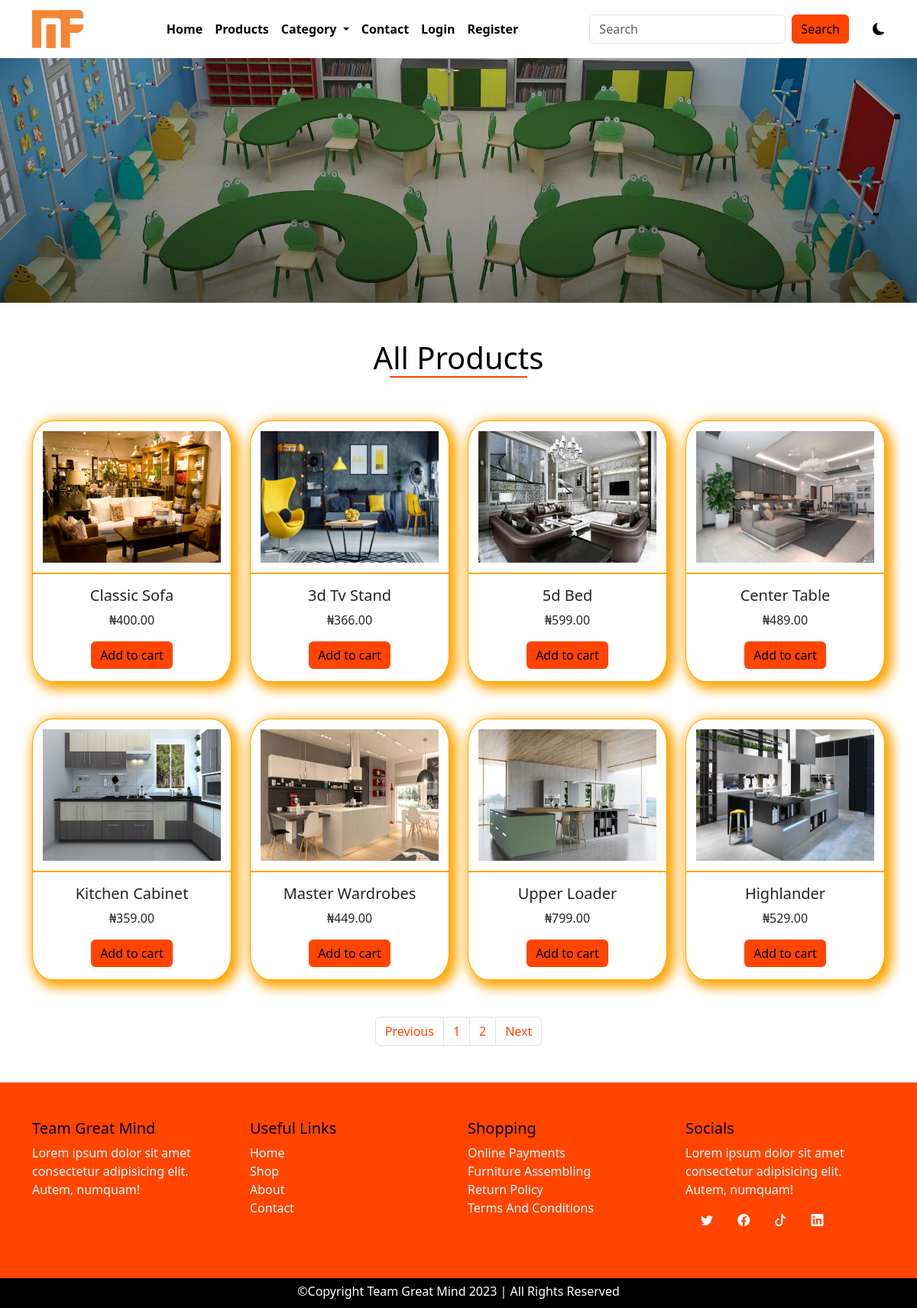
Page /products on the committed database.
### main/models.py (models this page shows, shortened)
class AppInfo(models.Model):
    appname = models.CharField(max_length=50)
    logo = models.ImageField(upload_to='logo')
    carousel1 = models.ImageField(upload_to='carousel')
    carousel2 = models.ImageField(upload_to='carousel')
    carousel3 = models.ImageField(upload_to='carousel')
    banner = models.ImageField(upload_to='banner')
    copyright = models.IntegerField()

class Product(models.Model):
    category = models.ForeignKey(Category, on_delete=models.CASCADE)
    name = models.CharField(max_length=50)
    slug = models.SlugField(unique=True)
    pix = models.ImageField(upload_to='pix')
    price = models.DecimalField(max_digits=5, decimal_places=2)
    discount_price = models.DecimalField(max_digits=5, decimal_places=2, blank=True, null=True)
    description = models.TextField()
    featured = models.BooleanField(default=False)
    uploaded = models.DateField(auto_now=True)
    edited = models.DateField(auto_now_add=True)

### main/views.py (the view)
# urls.py: path('products', views.products, name='products'),
def products(request):
    allprod = Product.objects.all()
    p = Paginator(allprod, 8)
    page = request.GET.get('page')
    pagin = p.get_page(page)
    context = {
        'pagin':pagin
    }
    return render(request, 'products.html', context)

### main/context_processor.py (called while the page is built)
def dropdown(request):
    info = AppInfo.objects.get(pk=1)
    fdog = Category.objects.all()
    context = {
        'info':info,
        'fdog':fdog,
    }
    return context

def cartcount(request):
    count = Cart.objects.filter(user__username = request.user.username, paid=False)
    itemcount = 0
    for item in count:
        itemcount += item.quantity
    context = {
        'itemcount':itemcount
    }
    return context

### main/templates/products.html (shortened to what this page needs)
{% extends 'base.html' %}
{% block header %} {% include 'header.html' %} {% endblock header %}
{% block banner %} {% include 'banner.html' %} {% endblock banner %}
{% block content %}
<div class="container">
  <div class="row mt-5 mb-5">
    <h1 class="title">All Products</h1>
    {% for item in pagin %}
      <div class="col-12 col-md-6 col-lg-3 mt-5 product">
        <div class="card">
          <a href="/detail.html"><img src="{{item.pix.url}}" class="card-img-top" alt="..."></a>
          <div class="card-body">
            <h5 class="card-title">{{item.name|title}}</h5>
            <p class="card-text">₦{{item.price}}</p>
            <form action="{% url 'add_to_cart' %}" method="POST">
              <button type="submit" class="btn btn-warning">Add to cart</button>
            </form>
          </div>
        </div>
      </div>
    {% endfor %}
  </div>
  <nav aria-label="Page navigation example">
    <ul class="pagination justify-content-center mb-5">
      {% if pagin.has_previous %}
        <li class="page-item"><a class="page-link" href="?page={{pagin.previous_page_number}}">Previous</a></li>
      {% else %}
        <li class="page-item"><a class="page-link" href="?page=1">Previous</a></li>
      {% endif %}
      {% for item in pagin.paginator.page_range %}
        {% if pagin.number == item %}
          <li class="page-item"><a class="page-link" href="#">{{item}}</a></li>
        {% else %}
          <li class="page-item"><a class="page-link" href="?page={{item}}">{{item}}</a></li>
        {% endif %}
      {% endfor %}
      {% if pagin.has_next %}
        <li class="page-item"><a class="page-link" href="?page={{pagin.next_page_number}}">Next</a></li>
      {% else %}
        <li class="page-item"><a class="page-link" href="?page={{pagin.paginator.num_pages}}">Next</a></li>
      {% endif %}
    </ul>
  </nav>
</div>
{% endblock content %}
{% block footer %} {% include 'footer.html' %} {% endblock footer %}

### main/templates/header.html (shortened to what this page needs)
<nav class="navbar navbar-expand-lg">
    <div class="container">
        <a class="navbar-brand" href="#"><img src="{{info.logo.url}}" alt="" style="height: 50px;"></a>
        <div class="collapse navbar-collapse" id="navbarSupportedContent">
        <ul class="navbar-nav mx-auto mb-2 mb-lg-0">
            {% if user.is_authenticated %}
            <li class="nav-item">
                <a class="nav-link" aria-current="page" href="{% url 'home' %}">Home</a>
            </li>
            <li class="nav-item">
                <a class="nav-link" href="{% url 'products' %}">Products</a>
            </li>
            <li class="nav-item dropdown">
                <a class="nav-link dropdown-toggle" href="#" role="button" data-bs-toggle="dropdown" aria-expanded="false">
                    Category
                </a>
                <ul class="dropdown-menu">
                    {% for item in fdog %}
                        <li><a class="dropdown-item" href="{% url 'category' item.id item.slug %}">{{item.name|title}}</a></li>
                    {% endfor %}
                </ul>
            </li>
            <li class="nav-item">
                <a class="nav-link" href="{% url 'contact' %}">Contact</a>
            </li>
            <li class="nav-item">
                <a class="nav-link" href="{% url 'cart' %}">
                    <div class="wrapper">
                        <i class="bi bi-cart4"></i>
                        <span class="badge">{{itemcount}}</span>
                    </div>
                </a>
            </li>
            <li class="nav-item dropdown">
                <a class="nav-link dropdown-toggle" href="#" role="button" data-bs-toggle="dropdown" aria-expanded="false">
                    {% if user.customer %}
                        <img src="{{user.customer.pix.url}}" style="height: 30px;" alt="">
                    {% endif %}
                    <span>Hi! {{user.username}}</span>
                </a>
                <ul class="dropdown-menu">
                    <li><a class="dropdown-item" href="{% url 'profile' %}">Profile</a></li>
                    <li><a class="dropdown-item" href="{% url 'signout' %}">Logout</a></li>
                </ul>
            </li>
            {% else %}
            <li class="nav-item">
                <a class="nav-link" aria-current="page" href="{% url 'home' %}">Home</a>
            </li>
            <li class="nav-item">
                <a class="nav-link" href="{% url 'products' %}">Products</a>
            </li>
            <li class="nav-item dropdown">
                <a class="nav-link dropdown-toggle" href="#" role="button" data-bs-toggle="dropdown" aria-expanded="false">
                    Category
                </a>
            </li>
            <li class="nav-item">
                <a class="nav-link" href="{% url 'contact' %}">Contact</a>
            </li>
            <li class="nav-item">
                <a class="nav-link" href="{% url 'signin' %}">Login</a>
            </li>
            <li class="nav-item">
                <a class="nav-link" href="{% url 'signup' %}">Register</a>
            </li>
            {% endif %}
        </ul>
        <form class="d-flex search" role="search" action="{% url 'search' %}" method="POST">
            <input class="form-control me-2" name="search" type="search" placeholder="Search" aria-label="Search">
            <button class="btn btn-outline-success" type="submit">Search</button>
        </form>
        <div class="samson">
          <i class="bi bi-moon-fill"></i>
        </div>
        </div>
    </div>
</nav>

### main/static/css/style.css (style rules this page uses)
* { padding: 0%; margin: 0%; box-sizing: border-box; }
.samson { margin-left: 3%; cursor: pointer; }
:root { --bg: white; --icon: black; --text: black; }
body { background: var(--bg) !important; color: var(--text) !important; overflow: hidden; }
.navbar { background: var(--bg) !important; }
.navbar-nav a { color: var(--text); font-weight: 600; }
.search button { background-color: orangered; border: none; color: black; font-weight: 500; }
.title { text-transform: capitalize; text-align: center; }
.title::after { content: ''; display: block; width: 180px; height: 2px; background-color: orangered; margin-left: auto; margin-right: auto; }
.product .card { border: 1px solid orange; border-radius: 10%; box-shadow: 5px 5px 15px 5px orange; transition: 1s; }
.product img { padding: 5%; height: 200px; border-bottom: 2px solid orange; }
.product .card-body { text-align: center; }
.product .btn { background-color: orangered; border: none; }
.pagination a { color: orangered; font-weight: 500; }

### rows in the picture
AppInfo: logo (picture)
Product: pix (picture), name "Classic Sofa", price "400.00"
Product: pix (picture), name "3d Tv Stand", price "366.00"
Product: pix (picture), name "5d Bed", price "599.00"
Product: pix (picture), name "Center Table", price "489.00"
Product: pix (picture), name "Kitchen Cabinet", price "359.00"
Product: pix (picture), name "Master Wardrobes", price "449.00"
Product: pix (picture), name "Upper Loader", price "799.00"
Product: pix (picture), name "Highlander", price "529.00"

### other values in the picture
{{ item }} "1"
{{ item }} "2"
